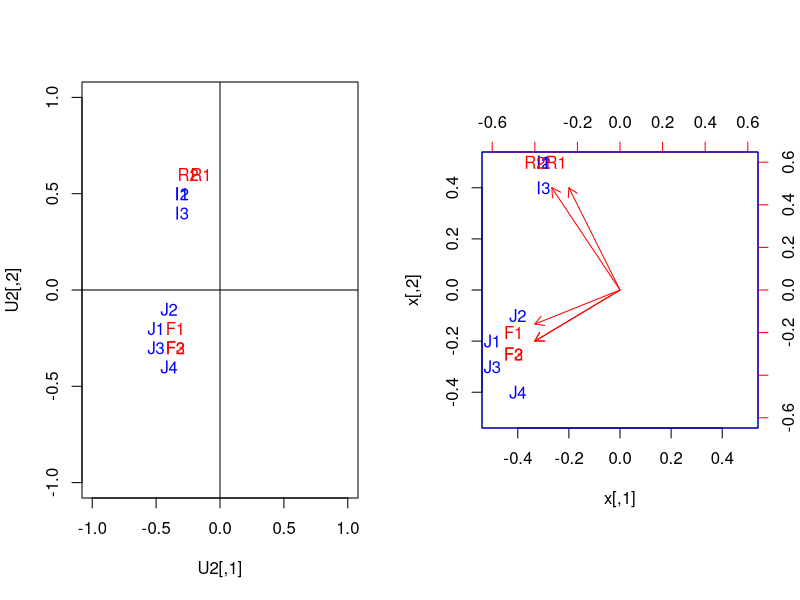

Recreate this plot in R.

# Topicos em Aprendizado Estatístico
# Decomposicao em valores singulares

### Exemplo: Avaliacao de Filmes por Usuarios

library(Matrix)
library(psych)

P <- matrix(c(8,8,9,3,4,
              7,6,7,3,5,
              8,9,9,2,4,
              9,8,9,1,2,
              3,2,2,9,8,
              2,1,2,8,8,
              3,2,2,7,8),7,5,byrow = T)
P
rankMatrix(P)[1]

(svdP <- svd(P))
(U <- svdP$u)
(V <- svdP$v)
(D <- diag(svdP$d))

round(P - U%*%D%*%t(V),2)


(svdP2 <- svd(P,nu=2,nv=2))
(U2 <- round(svdP2$u,1))
(V2 <- round(svdP2$v,1))
(D2 <- round(diag(svdP2$d[1:2]),1))

round(P - U2%*%D2%*%t(V2),1)

tr(D2) / tr(D) * 100  # Percentual da energia (ou informacao)
# retida pela SVD truncada



### Biplot de Gabriel

par(mfrow=c(1,2))

UT <- c('J1','J2','J3','J4','I1','I2','I3')
VT <- c('F1','F2','F3','R1','R2')

plot(U2, col='white', pch=16, 
     ylim=c(-1,1), xlim=c(-1,1))
text(U2,labels = UT, col='blue')
text(V2[,1]+0.15,V2[,2], labels = VT, col='red')
abline(v=0, h=0)
biplot(U2,V2,col=c('blue','red'),
       xlabs = UT, ylabs = VT)